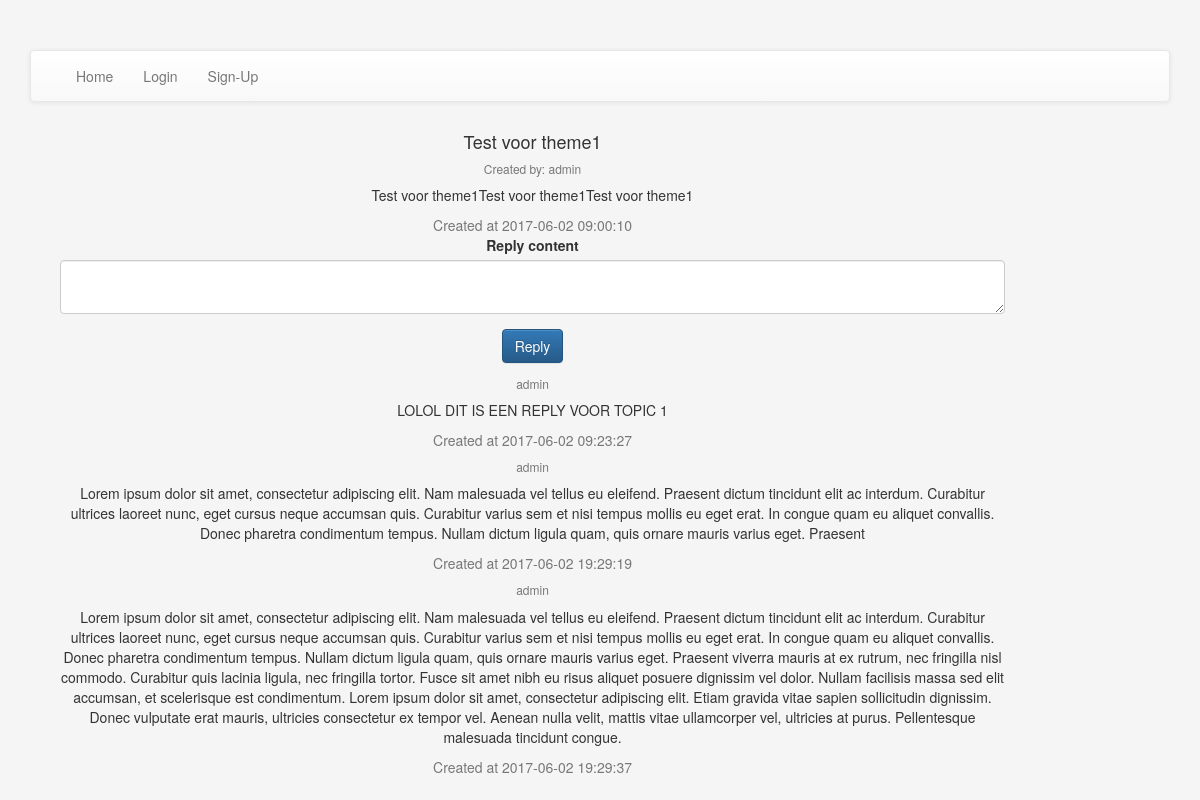
Page /topic.php?id=1 on the committed database.
### tables this page shows
CREATE TABLE `topics` (
  `id` int(11) UNSIGNED NOT NULL,
  `author` varchar(24) NOT NULL,
  `title` varchar(24) NOT NULL,
  `context` text NOT NULL,
  `created_at` timestamp NOT NULL DEFAULT CURRENT_TIMESTAMP,
  `theme_id` int(11) UNSIGNED NOT NULL
);

CREATE TABLE `replies` (
  `id` int(11) UNSIGNED NOT NULL,
  `author` varchar(24) NOT NULL,
  `topic_id` int(11) UNSIGNED NOT NULL,
  `context` text NOT NULL,
  `created_at` timestamp NOT NULL DEFAULT CURRENT_TIMESTAMP
);

### src/app/topichandler.php (called while the page is built, shortened)
<?php
$fetch_thread = $dbh->prepare('select * from topics where id = :id');
$fetch_thread->execute([
    ':id' => $_GET['id']
]);
$fetch_replies = $dbh->prepare('select * from replies where topic_id = :id');
$fetch_replies->execute([
    ':id' => $_GET['id']
]);

### src/topic.php (the view, shortened to what this page needs)
<?php
include_once('includes/navbar.php');
include('app/topichandler.php');
?>
<div class="container">
    <div class="container margin-top">
        <div class="row">
            <div class="col-md-10 offset-md-1 text-center">
                <?php
                if ($fetch_thread->rowCount() > 0) {
                    $row = $fetch_thread->fetch();
                    echo '<div class="card">';
                    echo '<div class="card-block">';
                    echo '<h4 class="card-title">'.$row['title'].'</h4>';
                    echo '<h6 class="card-subtitle mb-2 text-muted">Created by: '.$row['author'].'</h6>';
                    echo '<p class="card-text">'.$row['context'].'</p>';
                    echo '</div>';
                    echo '<div class="card-footer text-muted">Created at '.$row['created_at'].'</div>';
                    echo '</div>';
                } else {
                    echo "<div class=\"card mt-2\"><div class=\"card-block\"><h4 class=\"card-title\">This post does not exist!</h4><a href=\"index.php\" class=\"card-link\">Return</a></div><div class='card-footer text-muted'>Oops...</div></div>";
                };
                ?>
                <?php
                if (!$fetch_thread->rowCount() > 0) {
                    echo '';
                } else {
                    echo '<div class="card mt-2 mb-2">';
                    echo '<div class="card-block">';
                    echo '<form method="post">';
                    echo '<div class="form-group">';
                    echo '<label for="textarea">Reply content</label>';
                    echo '<textarea name="reply_content" class="form-control text-center" id="textarea" rows="2" maxlength="1000"></textarea>';
                    echo '</div>';
                    echo '<button name="create_reply" type="submit" class="btn btn-primary">Reply</button>';
                    echo '</form>';
                    echo '</div>';
                    echo '</div>';
                }
                ?>
                <?php
                if ($fetch_replies->rowCount() > 0) {
                    $rows = $fetch_replies->fetchAll();
                    foreach ($rows as $row) {
                        echo '<div class="card mt-2 mb-2">';
                        echo '<div class="card-block">';
                        echo '<h6 class="card-subtitle mb-2 text-muted">' . $row['author'] . '</h6>';
                        echo '<p class="card-text">' . $row['context'] . '</p>';
                        echo '</div>';
                        echo '<div class="card-footer text-muted">Created at ' . $row['created_at'] . '</div>';
                        echo '</div>';
                    }
                }
                ?>
            </div>
        </div>
    </div>
</div>
<?php
include('includes/footer.php');
?>

### src/css/style.css (style rules this page uses)
body { background: #f5f5f5; }

### rows in the picture
topics: title "Test voor theme1", author "admin", context "Test voor theme1Test voor theme1Test voor theme1", created_at "2017-06-02 09:00:10"
replies: author "admin", context "LOLOL DIT IS EEN REPLY VOOR TOPIC 1", created_at "2017-06-02 09:23:27"
replies: author "admin", context "Lorem ipsum dolor sit amet, consectetur adipiscing elit. Nam malesuada vel tellus eu eleifend. Praesent dictum tincidunt elit ac interdum. Curabitur ultrices laoreet nunc, eget cursus neque accumsan quis. Curabitur varius sem et nisi tempus mollis eu eget erat. In congue quam eu aliquet convallis. Donec pharetra condimentum tempus. Nullam dictum ligula quam, quis ornare mauris varius eget. Praesent", created_at "2017-06-02 19:29:19"
replies: author "admin", context "Lorem ipsum dolor sit amet, consectetur adipiscing elit. Nam malesuada vel tellus eu eleifend. Praesent dictum tincidunt elit ac interdum. Curabitur ultrices laoreet nunc, eget cursus neque accumsan quis. Curabitur varius sem et nisi tempus mollis eu eget erat. In congue quam eu aliquet convallis. Donec pharetra condimentum tempus. Nullam dictum ligula quam, quis ornare mauris varius eget. Praesent viverra mauris at ex rutrum, nec fringilla nisl commodo. Curabitur quis lacinia ligula, nec fringilla tortor. Fusce sit amet nibh eu risus aliquet posuere dignissim vel dolor. Nullam facilisis massa sed elit accumsan, et scelerisque est condimentum. Lorem ipsum dolor sit amet, consectetur…", created_at "2017-06-02 19:29:37"
